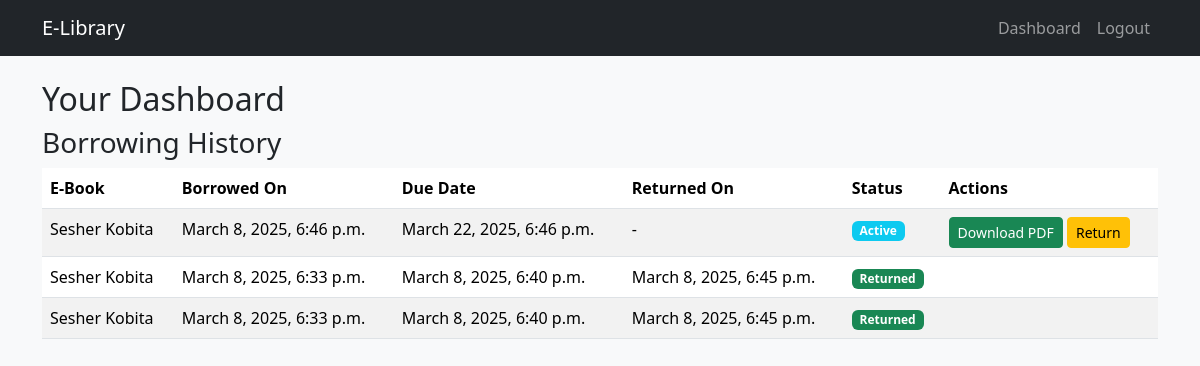
Page /dashboard/ (signed in) on the committed database.
### elibrary/models.py (models this page shows, shortened)
class Borrowing(models.Model):
    user = models.ForeignKey(User, on_delete=models.CASCADE)
    ebook = models.ForeignKey(EBook, on_delete=models.CASCADE)
    borrow_date = models.DateTimeField(auto_now_add=True)
    due_date = models.DateTimeField()  # Required, set to 14 days from borrow_date
    return_date = models.DateTimeField(null=True, blank=True)
    def is_overdue(self):
        return self.return_date is None and timezone.now() > self.due_date

class EBook(models.Model):
    title = models.CharField(max_length=200)
    authors = models.ManyToManyField(Author)
    publication_date = models.DateField()
    description = models.TextField()
    genre = models.ForeignKey(Genre, on_delete=models.CASCADE)
    file = models.FileField(upload_to='ebooks/')
    licenses = models.PositiveIntegerField(default=1)

### elibrary/views.py (the view)
# urls.py: path('dashboard/', views.dashboard, name='dashboard'),
@login_required
def dashboard(request):
    borrowings = Borrowing.objects.filter(user=request.user).order_by('-borrow_date')
    return render(request, 'elibrary/dashboard.html', {'borrowings': borrowings})

### elibrary/templates/elibrary/dashboard.html
{% extends 'elibrary/base.html' %}
{% block content %}
<div class="row">
    <div class="col-12">
        <h2>Your Dashboard</h2>
        <h3>Borrowing History</h3>
        <div class="table-responsive">
            <table class="table table-striped">
                <thead>
                    <tr>
                        <th>E-Book</th>
                        <th>Borrowed On</th>
                        <th>Due Date</th>
                        <th>Returned On</th>
                        <th>Status</th>
                        <th>Actions</th>
                    </tr>
                </thead>
                <tbody>
                    {% for borrowing in borrowings %}
                        <tr>
                            <td>{{ borrowing.ebook.title }}</td>
                            <td>{{ borrowing.borrow_date|date:"F j, Y, P" }}</td>
                            <td>{{ borrowing.due_date|date:"F j, Y, P" }}</td>
                            <td>{{ borrowing.return_date|date:"F j, Y, P"|default:"-" }}</td>
                            <td>
                                {% if borrowing.is_overdue %}
                                    <span class="badge bg-danger">Overdue</span>
                                {% elif borrowing.return_date %}
                                    <span class="badge bg-success">Returned</span>
                                {% else %}
                                    <span class="badge bg-info">Active</span>
                                {% endif %}
                            </td>
                            <td>
                                {% if not borrowing.return_date %}
                                    <a href="{% url 'download_ebook' borrowing.ebook.pk %}" class="btn btn-sm btn-success">Download PDF</a>
                                    <a href="{% url 'return_ebook' borrowing.ebook.pk %}" class="btn btn-sm btn-warning">Return</a>
                                {% endif %}
                            </td>
                        </tr>
                    {% empty %}
                        <tr>
                            <td colspan="6">No borrowing history.</td>
                        </tr>
                    {% endfor %}
                </tbody>
            </table>
        </div>
    </div>
</div>
{% endblock %}

### static/css/style.css (style rules this page uses)
body { background-color: #f8f9fa; }

### rows in the picture
Borrowing: ebook "Sesher Kobita", borrow_date "March 8, 2025, 6:46 p.m.", due_date "March 22, 2025, 6:46 p.m.", return_date "-", shows "Active", shows "Download PDF"
Borrowing: ebook "Sesher Kobita", borrow_date "March 8, 2025, 6:33 p.m.", due_date "March 8, 2025, 6:40 p.m.", return_date "March 8, 2025, 6:45 p.m.", shows "Returned"
Borrowing: ebook "Sesher Kobita", borrow_date "March 8, 2025, 6:33 p.m.", due_date "March 8, 2025, 6:40 p.m.", return_date "March 8, 2025, 6:45 p.m.", shows "Returned"
